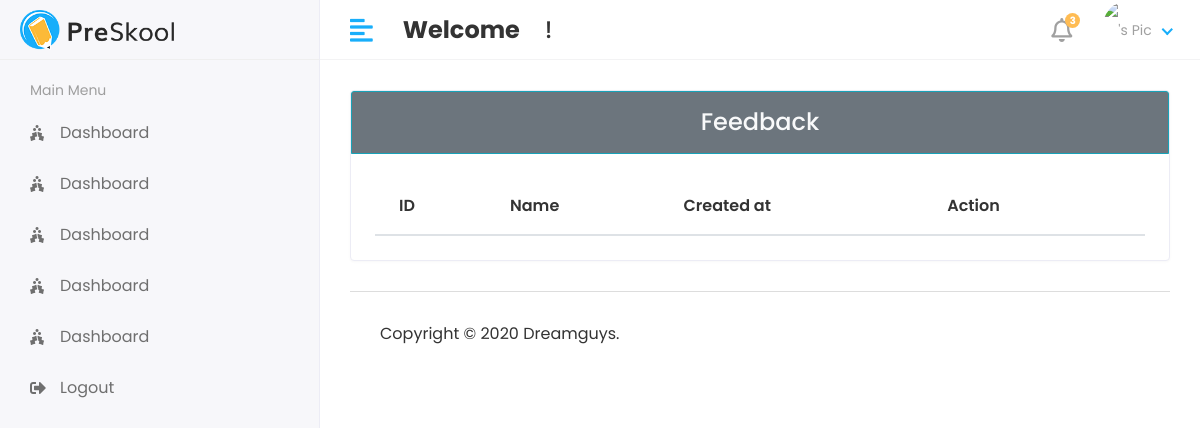
The app's page /Hod/Feedback/view, older data.
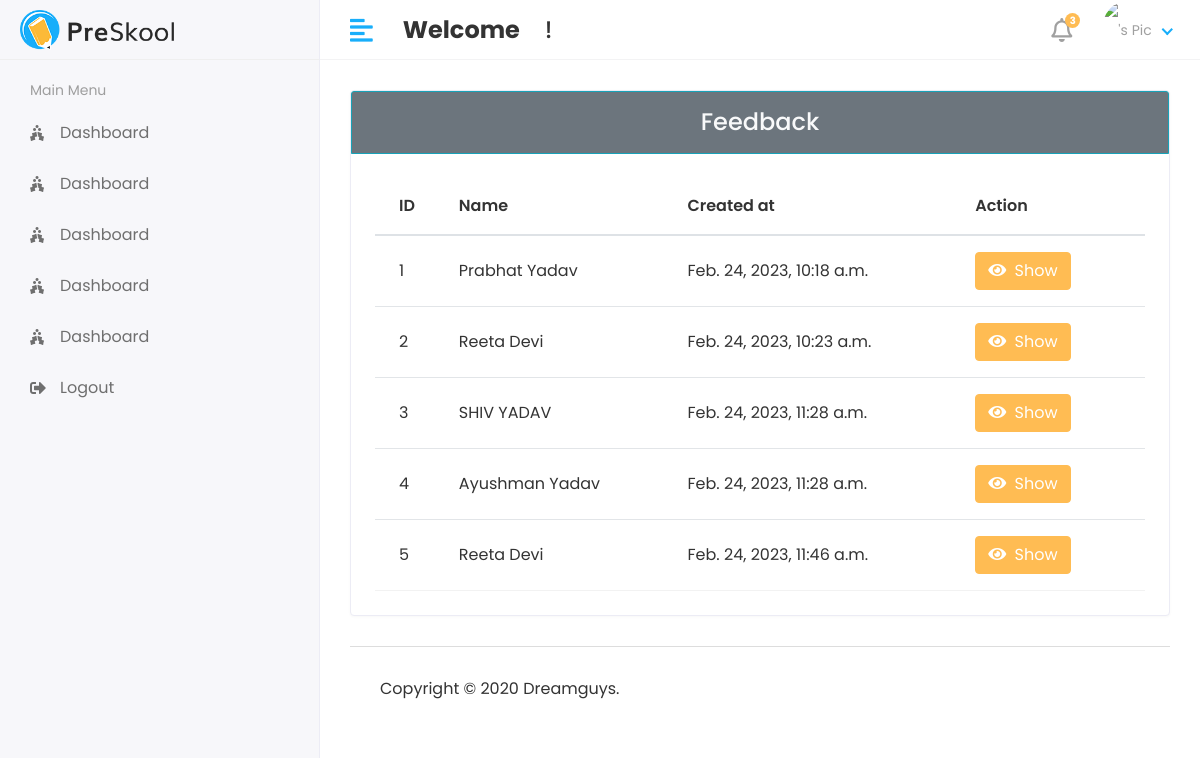
The same page, newer data.
### myApp/models.py (models this page shows, shortened)
class StaffFeedback(models.Model):
  objects = None
  staff_id = models.ForeignKey(Staff, on_delete=models.CASCADE)
  feedback = models.TextField()
  feedback_reply = models.TextField()
  created_at = models.DateTimeField(auto_now_add=True)
  updated_at = models.DateTimeField(auto_now=True)

class Staff(models.Model):
  objects = None
  admin = models.OneToOneField(CustomUser, on_delete=models.CASCADE)
  address = models.TextField()
  gender = models.CharField(max_length=100)
  created_at = models.DateTimeField(auto_now_add=True)
  updated_at = models.DateTimeField(auto_now=True)
  def __str__(self):
    return self.admin.first_name + " " + self.admin.last_name

class CustomUser(AbstractUser):
  USER = (
    (1, 'HOD'),
    (2, 'STAFF'),
    (3, 'STUDENT'),
  )
  user_type = models.CharField(choices=USER, max_length=50, default=1)
  profile_Pic = models.ImageField(upload_to='media/profilePic')

### StudentManagementProject/Hod_Views.py (the view)
def view_staff_feedback(request):
  feedback = StaffFeedback.objects.all()
  context = {
    "feedbacks": feedback
  }
  return render(request, "Hod/view_staff_feedback.html", context)

### templates/Hod/view_staff_feedback.html (shortened to what this page needs)
{% extends 'base.html' %}
{% block content %}
{% load static %}
<div class="row">
  <div class="col-sm-12">
    <div class="card card-table ">
      <div class="card-header h4 border border-info d-flex justify-content-center bg-secondary text-light">
        Feedback
      </div>
      <div class="card-body text-white">
        <div class="table-responsive">
          <table class="table table-hover table-center mb-0 text-black" id="table_id">
            <thead>
            <tr>
              <th>ID</th>
              <th>Name</th>
              <th>Created at</th>
              <th class="text-left">Action</th>
            </tr>
            </thead>
            <tbody>
            {% for i in feedbacks %}
            <tr>
              <td>{{i.id}}</td>
              <td>{{i.staff_id}}</td>
              <td>{{i.created_at}}</td>
              <td>
                <div class="actions">
                  <button class="btn btn-primary"
                          data-target="#showFeedbacks-{{forloop.counter}}"
                          data-toggle="modal"><i class="fa fa-eye"></i>
                    <span class="ml-1">Show</span>
                  </button>
                </div>
              </td>
            </tr>
            {% endfor %}
            </tbody>
          </table>
        </div>
      </div>
    </div>
  </div>
</div>
{% endblock %}

Row changes from the older to the newer data that the page shows:
added StaffFeedback: id "1", staff_id "Prabhat Yadav", created_at "Feb. 24, 2023, 10:18 a.m."
added StaffFeedback: id "2", staff_id "Reeta Devi", created_at "Feb. 24, 2023, 10:23 a.m."
added StaffFeedback: id "3", staff_id "SHIV YADAV", created_at "Feb. 24, 2023, 11:28 a.m."
added StaffFeedback: id "4", staff_id "Ayushman Yadav", created_at "Feb. 24, 2023, 11:28 a.m."
added StaffFeedback: id "5", staff_id "Reeta Devi", created_at "Feb. 24, 2023, 11:46 a.m."
